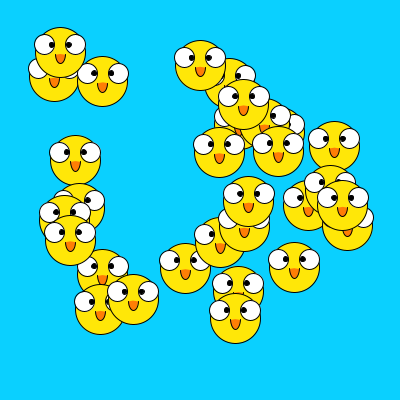
Frame 1 (no input)
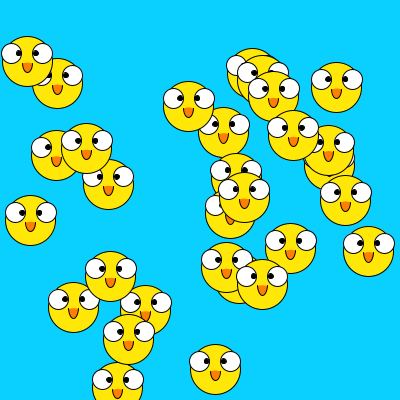
Frame 60 (the mouse pressed at the canvas centre just before this capture)
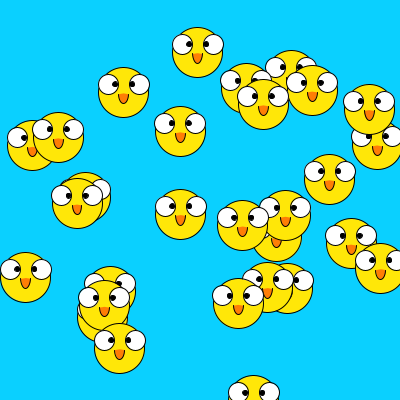
Frame 120 (the mouse held since frame 60 and released just before this capture)

The Processing sketch that drew these frames (run headless with seeded random() and noise(); from frame 60 on, the mouse is pressed at the canvas centre):

// Processing sketch: processing_146342
// ── processing_146342.pde

//Xavier Espadaler
//practica 4
//2n de GEDI

 
int numBoles = 30;
 
//Fem una matriu de posicionsX amb "numBoles" elements:
float[] posicionsX = new float[numBoles];
//fem el mateix per posicionsY:
float[] posicionsY = new float[numBoles];
//fem matriu de velocitatsX:
float[] velocitatsX = new float[numBoles];
//fem el mateix per velocitatsY:
float[] velocitatsY = new float[numBoles];
// i per color
color[]colorpilota=new color [numBoles];
 
void setup(){
  size(400,400);
  
  //Donem posicions i velocitats
  for(int i = 0; i<numBoles; i++){
    posicionsX[i] = random(width/2-150, width/2+150);
    posicionsY[i] = random(width/2-150, width/2+150);
    
  // Les velocitats de les boles al atzar entre 1 i 5
    velocitatsX[i] = random(1,5);
    velocitatsY[i] = random(1,5);
    colorpilota[i] = color(random(250), random(5), random(5));
  }
   
}
 
void draw(){
  background(10,208,255);
  //Bucle
  for(int i = 0; i<numBoles; i++){
    //Noves posicions aleatories, les boles tindran una variació entre 8 i -8
    posicionsX[i] += random(-8,8);
    posicionsY[i] += random(-8,8);
  
    //Comprobem limits

    if((posicionsY[i]<0)||(posicionsY[i]>height)){
      velocitatsY[i] = -velocitatsY[i];
    }
   
   //Donem nom i posició al dibuix del pollet
   
    stroke(0);
    strokeWeight(1);
    
    fill(255,231,8);
    //Cap del pollet
    ellipse(posicionsX[i],  posicionsY[i], 50, 50);
    
    fill(255);
    //Ulls del pollet
    ellipse(posicionsX[i]-15.5,  posicionsY[i]-8, 20, 20);
    ellipse(posicionsX[i]+15.5,  posicionsY[i]-8, 20, 20);
    
    fill(0);
    //Pupil.les del polleet
    ellipse(posicionsX[i]-8.5,  posicionsY[i]-8, 5, 5);
    ellipse(posicionsX[i]+8.5,  posicionsY[i]-8, 5, 5);

    fill(255,126,5);  
    //Bec del pollet
    arc(posicionsX[i],  posicionsY[i]+1, 10, 20, 0.08, 3.06);
    
     
  }
}
 
void mousePressed(){
 

}
